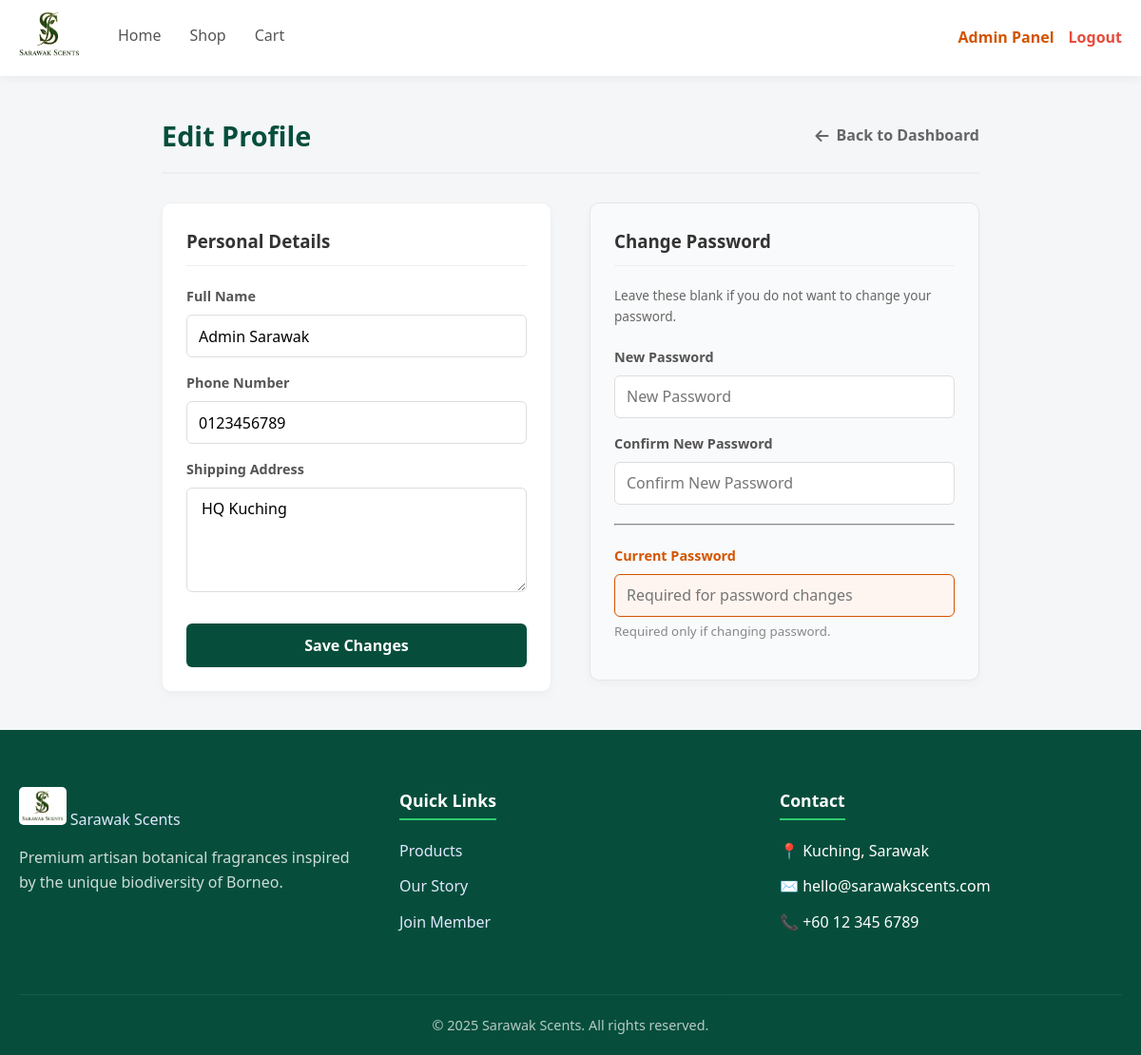
The page /edit_profile.php (signed in) on the database its author committed.
### tables this page shows
CREATE TABLE users (
    user_id INT AUTO_INCREMENT PRIMARY KEY,
    full_name VARCHAR(100) NOT NULL,
    email VARCHAR(100) NOT NULL UNIQUE,
    password VARCHAR(255) NOT NULL, 
    phone_number VARCHAR(20),
    otp_code VARCHAR(10) DEFAULT NULL,
    role ENUM('member', 'admin') DEFAULT 'member',
    address TEXT,
    created_at TIMESTAMP DEFAULT CURRENT_TIMESTAMP
);

### edit_profile.php (the view, shortened to what this page needs)
<?php
include 'includes/db_connect.php';
$user_id = $_SESSION['user_id'];
$sql = "SELECT * FROM users WHERE user_id = $user_id";
$result = mysqli_query($conn, $sql);
$user = mysqli_fetch_assoc($result);
include 'includes/header.php';
?>
<div class="edit-container">
    <div class="edit-header">
        <h1 class="edit-title">Edit Profile</h1>
        <a href="profile.php" class="back-link-profile">
            <i class="fas fa-arrow-left"></i> Back to Dashboard
        </a>
    </div>
    <form method="POST" id="editProfileForm" class="edit-grid">
        <div class="edit-card">
            <h3 class="edit-subtitle">Personal Details</h3>
            <div class="form-group">
                <label class="form-label">Full Name</label>
                <input type="text" name="full_name" id="full_name"
                       value="<?php echo htmlspecialchars($user['full_name']); ?>" required
                       class="form-input">
            </div>
            <div class="form-group">
                <label class="form-label">Phone Number</label>
                <input type="text" name="phone" id="phone"
                       value="<?php echo htmlspecialchars($user['phone_number']); ?>" required
                       class="form-input">
            </div>
            <div class="form-group">
                <label class="form-label">Shipping Address</label>
                <textarea name="address" rows="4" required class="form-input"
                          style="height: auto;"><?php echo htmlspecialchars($user['address']); ?></textarea>
            </div>
            <button type="submit" class="btn-save">Save Changes</button>
        </div>
        <div class="edit-card password-card">
            <h3 class="edit-subtitle">Change Password</h3>
            <p style="font-size: 0.85rem; color: #666; margin-bottom: 20px;">
                Leave these blank if you do not want to change your password.
            </p>
            <div class="form-group">
                <label class="form-label">New Password</label>
                <input type="password" name="new_password" id="new_password"
                       placeholder="New Password" class="form-input">
            </div>
            <div class="form-group">
                <label class="form-label">Confirm New Password</label>
                <input type="password" name="confirm_password" id="confirm_password"
                       placeholder="Confirm New Password" class="form-input">
            </div>
            <hr style="margin: 20px 0; border-color: #ddd;">
            <div class="form-group">
                <label class="form-label" style="color: #d35400;">Current Password</label>
                <input type="password" name="current_password"
                       placeholder="Required for password changes"
                       class="form-input current-pass-input">
                <small style="color: #888; display:block; margin-top:5px;">
                    Required only if changing password.
                </small>
            </div>
        </div>
    </form>
</div>
<?php include 'includes/footer.php'; ?>

### css/style.css (style rules this page uses)
* { box-sizing: border-box; margin: 0; padding: 0; font-family: 'Segoe UI', Tahoma, Geneva, Verdana, sans-serif; }
body { background-color: #f4f6f8; color: #333; line-height: 1.6; }
body.with-fixed-header { padding-top: 90px; }
a { text-decoration: none; color: inherit; }
h1 { font-size: 1.8rem; margin-bottom: 0.5rem; }
input[type="text"], input[type="email"], input[type="password"], input[type="tel"] { width: 100%; padding: 12px; border: 1px solid #ddd; border-radius: 6px; font-size: 1rem; transition: border 0.3s; }
button[type="submit"], .btn-primary { width: 100%; padding: 12px; background-color: #064e3b; color: white; border: none; border-radius: 6px; font-size: 1rem; font-weight: bold; cursor: pointer; margin-top: 10px; transition: background 0.3s; }
body.with-fixed-header { padding-top: 80px; }
.form-input, .form-select { flex: 1; width: 100%; padding: 10px 15px; border: 1px solid #ddd; border-radius: 6px; font-size: 1rem; height: 45px; background-color: #fff; }
.edit-container { max-width: 900px; margin: 40px auto; padding: 0 20px; min-height: 60vh; }
.edit-header { display: flex; justify-content: space-between; align-items: center; margin-bottom: 30px; border-bottom: 2px solid #eee; padding-bottom: 15px; }
.edit-title { color: #064e3b; margin: 0; font-size: 1.8rem; }
.back-link-profile { text-decoration: none; color: #666; font-weight: 600; transition: color 0.2s; display: flex; align-items: center; gap: 8px; }
.edit-grid { display: grid; grid-template-columns: 1fr 1fr; gap: 40px; align-items: start; }
.edit-card { background: white; padding: 25px; border-radius: 10px; box-shadow: 0 4px 10px rgba(0,0,0,0.03); border: 1px solid #f0f0f0; }
.edit-subtitle { margin-top: 0; color: #333; margin-bottom: 20px; border-bottom: 1px solid #eee; padding-bottom: 10px; }
.form-group { margin-bottom: 15px; }
.form-label { display: block; margin-bottom: 8px; font-weight: 700; color: #555; font-size: 0.9rem; }
.password-card { background: #f9fafb; border-color: #e5e7eb; }
.current-pass-input { border-color: #d35400 !important; background-color: #fff5f0; }
.btn-save { background: #064e3b; color: white; padding: 12px 30px; border: none; border-radius: 6px; font-size: 1rem; cursor: pointer; font-weight: bold; width: 100%; transition: background 0.3s; margin-top: 10px; }

### rows shown on the page
users: full_name "Admin Sarawak", phone "0123456789", address "HQ Kuching"
